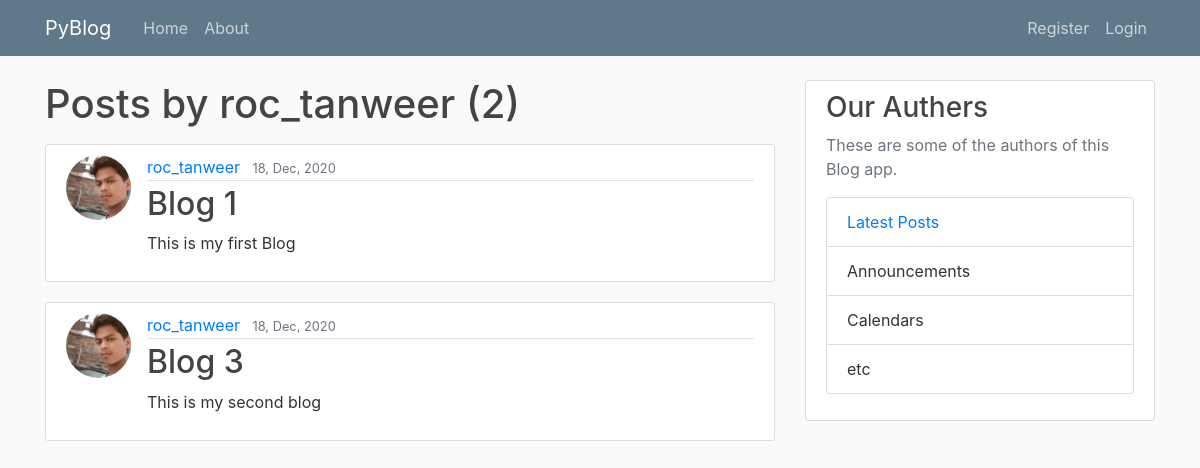
Page /post/roc_tanweer/ on the earlier database version.
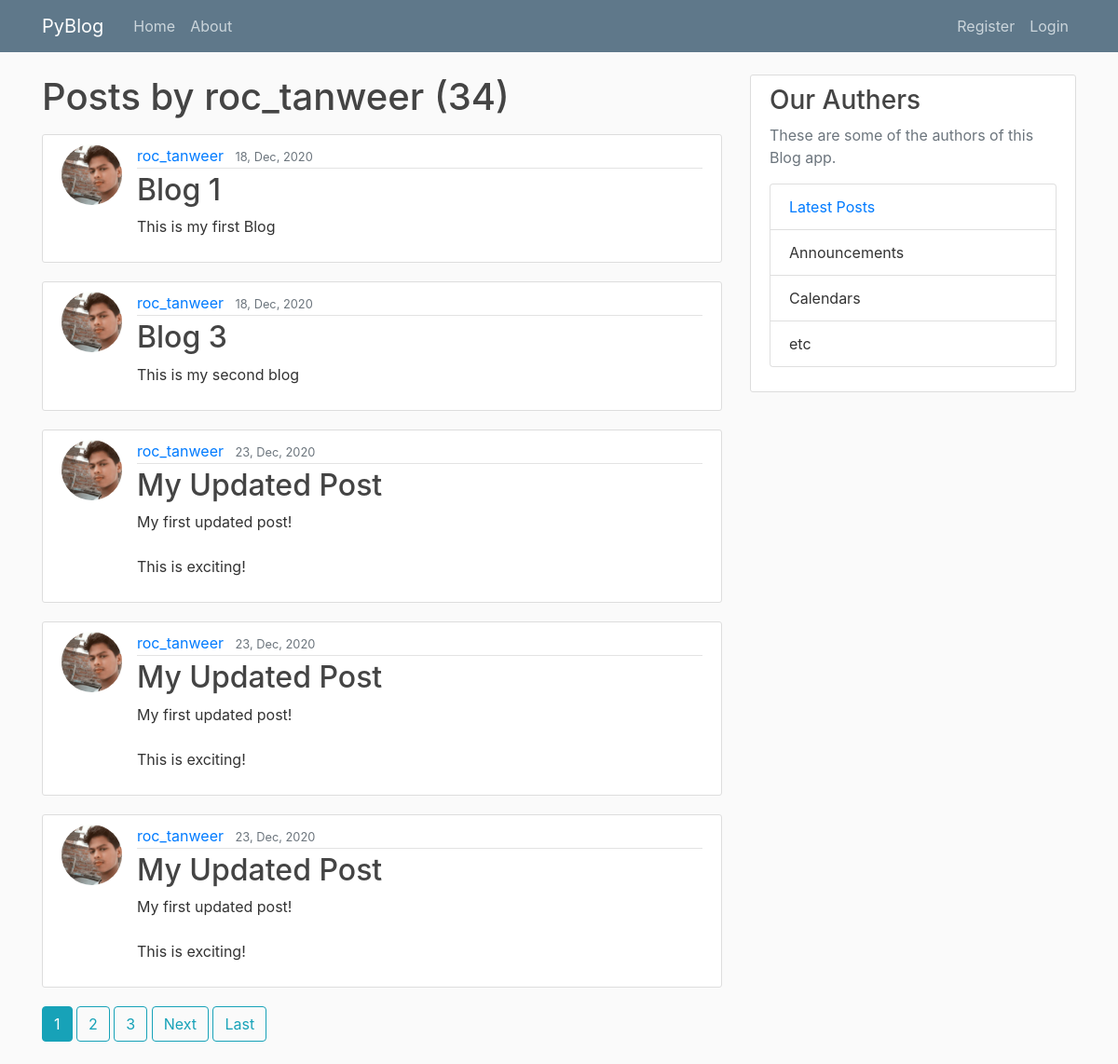
Same page on the later database version.
### Blog/models.py (models this page shows, shortened)
class Post(models.Model):
    title = models.CharField(max_length=100)
    content = models.TextField()
    date_posted = models.DateTimeField(default=timezone.now)
    author = models.ForeignKey(User, on_delete=models.CASCADE)

### users/models.py (models this page shows, shortened)
class Profile(models.Model):
    user = models.OneToOneField(User, on_delete=models.CASCADE)
    image = models.ImageField(default='default.jpg', upload_to='profile_pics')

### Blog/views.py (the view)
# urls.py: path('post/<str:username>/', views.UserPostListView.as_view(), name='user-posts'),
class UserPostListView(ListView):
    model = Post
    context_object_name = 'posts'
    template_name = 'Blog/user_posts.html'
    paginate_by = 5
    ordering = ['-date_posted']
    def get_queryset(self):
        user = get_object_or_404(User, username=self.kwargs.get('username'))
        return Post.objects.filter(author=user)

### Blog/templates/Blog/user_posts.html (shortened to what this page needs)
{% extends 'Blog/base.html' %}
{% block content %}
<h1 class="mb-3">Posts by {{ view.kwargs.username }} ({{ page_obj.paginator.count }})</h1>
{% for post in posts %}
<article class="media content-section">
    <img class="rounded-circle article-img" src="{{ post.author.profile.image.url }}">
    <div class="media-body">
        <div class="article-metadata">
            <a class="mr-2" href="{% url 'user-posts' post.author.username %}">{{ post.author }}</a>
            <small class="text-muted">{{ post.date_posted|date:'d, M, Y' }}</small>
        </div>
        <h2><a class="article-title" href="{% url 'post-detail' post.id %}">{{ post.title }}</a></h2>
        <p class="article-content">{{ post.content }}</p>
    </div>
</article>
{% endfor %}
{% if is_paginated %}
{% for num in page_obj.paginator.page_range %}
{% if page_obj.number == num %}
<a class="btn btn-info mb-4" href="?page={{ num }}">{{ num }}</a>
{% elif num > page_obj.number|add:'-3' and num < page_obj.number|add:'3' %} <a class="btn btn-outline-info mb-4"
    href="?page={{ num }}">{{ num }}</a>
    {% endif %}
    {% endfor %}
    {% if page_obj.has_next %}
    <a class="btn btn-outline-info mb-4" href="?page={{ page_obj.next_page_number }}">Next</a>
    <a class="btn btn-outline-info mb-4" href="?page={{ page_obj.paginator.num_pages }}">Last</a>
    {% endif %}
    {% endif %}
    {% endblock content %}

### Blog/templates/Blog/base.html (shortened to what this page needs)
{% load static %}
<!DOCTYPE html>
<html>
<head>
    <link rel="stylesheet" href="https://maxcdn.bootstrapcdn.com/bootstrap/4.0.0/css/bootstrap.min.css"
>
    <link rel="stylesheet" type="text/css" href="{% static 'Blog/main.css' %}">
</head>
<body>
    <header class="site-header">
        <nav class="navbar navbar-expand-md navbar-dark bg-steel fixed-top">
            <div class="container">
                <a class="navbar-brand mr-4" href="{% url 'blog-home' %}">PyBlog</a>
                <div class="collapse navbar-collapse" id="navbarToggle">
                    <div class="navbar-nav mr-auto">
                        <a class="nav-item nav-link" href="{% url 'blog-home' %}">Home</a>
                        <a class="nav-item nav-link" href="{% url 'blog-about' %}">About</a>
                    </div>
                    <div class="navbar-nav">
                        {% if user.is_authenticated %}
                        <a class="nav-item nav-link" href="{% url 'profile' %}">Profile</a>
                        <a class="nav-item nav-link" href="{% url 'post-create' %}">Create Post</a>
                        <a class="nav-item nav-link" href="{% url 'logout' %}">Logout</a>
                        {% else %}
                        <a class="nav-item nav-link" href="{% url 'register' %}">Register</a>
                        <a class="nav-item nav-link" href="{% url 'login' %}">Login</a>
                        {% endif %}
                    </div>
                </div>
            </div>
        </nav>
    </header>
    <main role="main" class="container">
        <div class="row">
            <div class="col-md-8">
                {% block content %}{% endblock %}
            </div>
            <div class="col-md-4">
                <div class="content-section">
                    <h3>Our Authers</h3>
                    <p class='text-muted'>These are some of the authors of this Blog app.
                    <ul class="list-group">
                        <li class="list-group-item "><a href="#">Latest Posts</a></li>
                        <li class="list-group-item ">Announcements</li>
                        <li class="list-group-item ">Calendars</li>
                        <li class="list-group-item ">etc</li>
                    </ul>
                    </p>
                </div>
            </div>
        </div>
    </main>
</body>
</html>

### Blog/static/Blog/main.css (style rules this page uses)
body { background: #fafafa; color: #333333; margin-top: 5rem; }
h1, h2, h3, h4, h5, h6 { color: #444444; }
ul { margin: 0; }
.bg-steel { background-color: #5f788a; }
.site-header .navbar-nav .nav-link { color: #cbd5db; }
.content-section { background: #ffffff; padding: 10px 20px; border: 1px solid #dddddd; border-radius: 3px; margin-bottom: 20px; }
.article-title { color: #444444; }
.article-content { white-space: pre-line; }
.article-img { height: 65px; width: 65px; margin-right: 16px; }
.article-metadata { padding-bottom: 1px; margin-bottom: 4px; border-bottom: 1px solid #e3e3e3 }

Differences in the rows shown:
added Post: author.profile.image (picture), author "roc_tanweer", date_posted "23, Dec, 2020", title "My Updated Post", content "My first updated post! This is exciting!"
added Post: author.profile.image (picture), author "roc_tanweer", date_posted "23, Dec, 2020", title "My Updated Post", content "My first updated post! This is exciting!"
added Post: author.profile.image (picture), author "roc_tanweer", date_posted "23, Dec, 2020", title "My Updated Post", content "My first updated post! This is exciting!"
Other differences:
{{ page_obj.paginator.count }}: "2" → "34"
new list line: "1"
new list line: "2"
new list line: "3"
text now shown: "Next Last"
